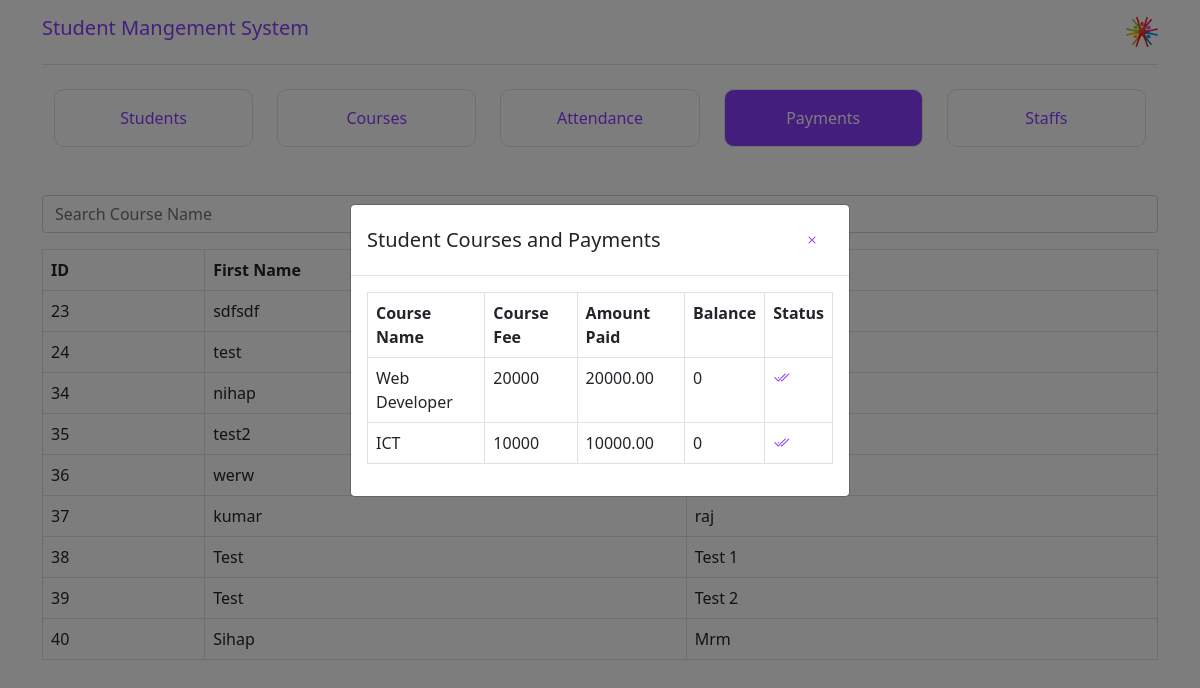
The app's page /admin/payments.php?student_id=34 (signed in) with its own data.
### tables this page shows
CREATE TABLE `Students` (
  `StudentID` int(11) NOT NULL,
  `FirstName` varchar(50) DEFAULT NULL,
  `LastName` varchar(50) DEFAULT NULL,
  `Email` varchar(100) DEFAULT NULL,
  `Status` varchar(20) DEFAULT NULL,
  `PasswordHash` varchar(255) DEFAULT NULL
);

CREATE TABLE `StudentCourses` (
  `StudentID` int(11) NOT NULL,
  `CourseID` int(11) NOT NULL,
  `EnrollmentDate` date DEFAULT NULL,
  `CompletionDate` date DEFAULT NULL
);

CREATE TABLE `Courses` (
  `CourseID` int(11) NOT NULL,
  `CourseName` varchar(100) DEFAULT NULL,
  `DurationInMonths` int(11) DEFAULT NULL,
  `CourseFee` varchar(250) DEFAULT NULL
);

### admin/payments.php (the view, shortened to what this page needs)
<?php
$server = 'localhost';
$username = 'root';
$password = '';
$dbname = 'sms';
$conn = new mysqli($server, $username, $password, $dbname);
function getStudents($conn) {
    $sql = "SELECT StudentID, FirstName, LastName FROM Students";
    $result = $conn->query($sql);
    return $result->fetch_all(MYSQLI_ASSOC);
}
function getStudentCourses($studentID, $conn) {
    $sql = "SELECT c.CourseName, c.CourseFee, sc.CourseID,
                   (c.CourseFee - IFNULL(SUM(p.Amount), 0)) as Balance,
                   IFNULL(SUM(p.Amount), 0) as AmountPaid
            FROM StudentCourses sc
            LEFT JOIN Courses c ON sc.CourseID = c.CourseID
            LEFT JOIN Payments p ON sc.StudentID = p.StudentID AND sc.CourseID = p.CourseID
            WHERE sc.StudentID = ?
            GROUP BY sc.CourseID, c.CourseName, c.CourseFee";
    $stmt = $conn->prepare($sql);
    $stmt->bind_param("i", $studentID);
    $stmt->execute();
    $result = $stmt->get_result();
    return $result->fetch_all(MYSQLI_ASSOC);
}
$students = getStudents($conn);
$selectedStudentCourses = [];
$selectedStudentID = 0;
if (isset($_GET['student_id'])) {
    $selectedStudentID = $_GET['student_id'];
    $selectedStudentCourses = getStudentCourses($selectedStudentID, $conn);
}
?>
<?php
include('header.php');
?>
<!DOCTYPE html>
<html lang="en">
<head>
</head>
<body>
    <div class="container mt-5">
  <table border='1' class='table table-bordered ' id='crsTable'>
    <thead>
      <tr >
        <th>ID</th>
        <th>First Name</th>
        <th>Last Name</th>
      </tr>
    </thead>
    <tbody>
      <?php foreach ($students as $student):?>
      <tr onclick="window.location='?student_id=<?php echo $student['StudentID']; ?>'">
        <td><?php echo $student['StudentID'];?></td>
        <td><?php echo $student['FirstName'];?></td>
        <td><?php echo $student['LastName'];?></td>
      </tr>
      <?php endforeach;?>
    </tbody>
  </table>
  </div>
    <?php if ($selectedStudentID > 0): ?>
        <div class="modal fade" id="addCourseModal" tabindex="-1" aria-labelledby="addStudentModalLabel" aria-hidden="true">
    <div class="modal-dialog">
        <div class="modal-content">
            <div class="modal-header">
                <h5 class="modal-title" id="addStudentModalLabel">Student Courses and Payments</h5>
                <button type="button" class="btn rounded" data-bs-dismiss="modal" aria-label="Close" onclick="window.location.href='payments.php'">
                <i class="bi bi-x"></i>
                    </button>
            </div>
            <div class="modal-body">
    <table border="1" class='table table-bordered'>
        <tr>
            <th>Course Name</th>
            <th>Course Fee</th>
            <th>Amount Paid</th>
            <th>Balance</th>
            <th>Status</th>
        </tr>
        <?php foreach ($selectedStudentCourses as $course): ?>
            <tr>
                <td><?php echo htmlspecialchars($course['CourseName']); ?></td>
                <td><?php echo htmlspecialchars($course['CourseFee']); ?></td>
                <td><?php echo htmlspecialchars($course['AmountPaid']); ?></td>
                <td><?php echo htmlspecialchars($course['Balance']); ?></td>
                <td>
                    <?php if ($course['Balance'] == 0): ?>
                        <i class="bi bi-check2-all"></i>
                    <?php endif; ?>
                </td>
            </tr>
        <?php endforeach; ?>
    </table>        </div>
        </div>
    </div>
</div>
<?php endif; ?>
</body>
</html>

### admin/payments.php (style rules this page uses)
#addCourseModal { display: flex; opacity: 1; height: 100vh; align-items: center; background-color: #00000082; }
i { color: #8b3dff; }

### records on screen
students: StudentID "23", FirstName "sdfsdf"
students: StudentID "24", FirstName "test"
students: StudentID "34", FirstName "nihap"
students: StudentID "35", FirstName "test2"
students: StudentID "36", FirstName "werw"
students: StudentID "37", FirstName "kumar", LastName "raj"
students: StudentID "38", FirstName "Test", LastName "Test 1"
students: StudentID "39", FirstName "Test", LastName "Test 2"
students: StudentID "40", FirstName "Sihap", LastName "Mrm"
studentcourses: CourseID.CourseName "Web Developer", CourseID.CourseFee "20000", AmountPaid "20000.00", Balance "0"
studentcourses: CourseID.CourseName "ICT", CourseID.CourseFee "10000", AmountPaid "10000.00", Balance "0"
